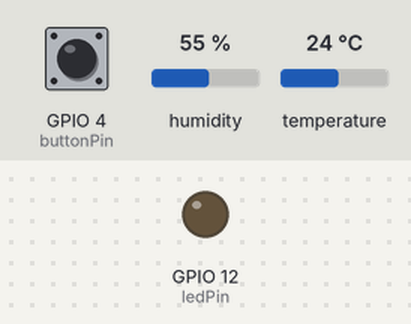
A sketch run on a simulated ESP8266 (NodeMCU). Parts: output pins drawn as LEDs (lit = HIGH). Inputs (shaded band) come from the test bench; at power-on: GPIO 4 (buttonPin) LOW, humidity 55 %, temperature 24 °C. WiFi joins after 1.5 s; servers stay silent unless stated; what the sketch prints to the serial monitor is not drawn.

Above: at 2.7 s.
2.8 s: GPIO 4 (buttonPin) pulled HIGH for 0.15 s
At 4.1 s:
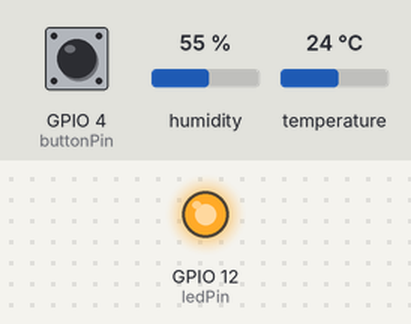
5.9 s: GPIO 4 (buttonPin) pulled HIGH for 1 s
At 6.4 s:
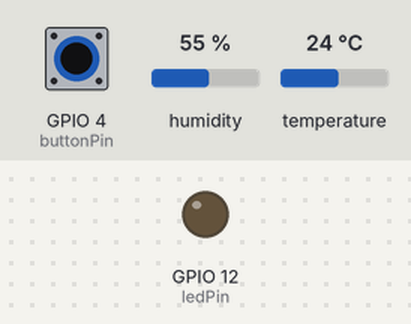
8.4 s: GPIO 4 (buttonPin) pulled HIGH for 3.2 s
At 9.5 s:
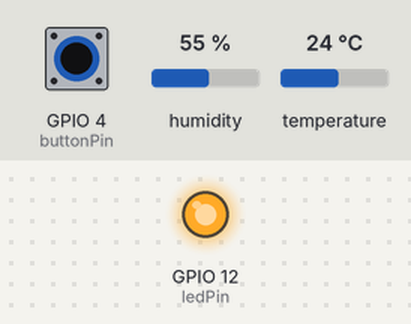
Timing chart, 0 to 11.4 s (numbered marks = the images above; inputs shaded):
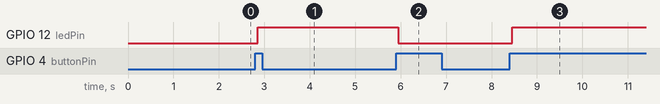

The sketch:

kode_prak_01.ino
```cpp
#include <ESP8266WiFi.h>
#include <ESPAsyncTCP.h>
#include <ESPAsyncWebServer.h>
#include <DHT.h>

const char* ssid = "samsung galaxy";
const char* password = "ailanadianti2";

// Konfigurasi Pin
const byte dhtPin = 2;        // D4 (GPIO 2)
const byte buttonPin = 4;     // D2 (GPIO 4)
const byte ledPin = 12;       // D6 (GPIO 12)

DHT dht(dhtPin, DHT22);

// Variabel Pelacak Status
bool ledState = false;
String currentTemp = "--";
String currentHum = "--";

int buttonState;
int lastButtonState = LOW;
unsigned long lastDebounceTime = 0;
const unsigned long debounceDelay = 50;
unsigned long lastTime = 0;

// Inisialisasi Web Server & WebSocket
AsyncWebServer server(80);
AsyncWebSocket ws("/ws");

// ---------------- HTML & JAVASCRIPT ----------------

const char index_html[] PROGMEM = R"rawliteral(
<!DOCTYPE html>
<html>
<head>
  <meta name="viewport" content="width=device-width, initial-scale=1">
  <title>Real-Time IoT Web</title>

  <style>
    body {
      font-family: Arial;
      text-align: center;
    }

    .card {
      background: #f0f0f0;
      margin: 20px auto;
      padding: 20px;
      max-width: 300px;
      border-radius: 10px;
    }

    button {
      padding: 15px 30px;
      font-size: 20px;
      border-radius: 5px;
      cursor: pointer;
      color: white;
    }

    .btn-on {
      background-color: #4CAF50;
    }

    .btn-off {
      background-color: #f44336;
    }
  </style>
</head>

<body>

  <h1>Smart Room</h1>

  <!-- Suhu -->
  <div class="card">
    <h2>Suhu: <span id="tempValue">--</span> Celcius</h2>
  </div>

  <!-- Kelembapan -->
  <div class="card">
    <h2>Kelembapan: <span id="humValue">--</span> %</h2>
  </div>

  <!-- LED -->
  <div class="card">
    <h2>LED: <span id="ledStatus">OFF</span></h2>

    <button id="toggleBtn"
            class="btn-off"
            onclick="toggleLed()">
      Turn ON
    </button>
  </div>

  <script>

    // Koneksi WebSocket
    var gateway = `ws://${window.location.hostname}/ws`;
    var websocket;

    // Saat halaman dibuka
    window.addEventListener('load', onLoad);

    function onLoad(event) {
      initWebSocket();
    }

    function initWebSocket() {

      websocket = new WebSocket(gateway);

      websocket.onopen = onOpen;
      websocket.onclose = onClose;
      websocket.onmessage = onMessage;
    }

    function onOpen(event) {
      console.log('WebSocket Terkoneksi');
    }

    function onClose(event) {
      setTimeout(initWebSocket, 2000);
    }

    // Tombol LED dari browser
    function toggleLed() {
      websocket.send('toggle');
    }

    // Menerima data dari ESP8266
    function onMessage(event) {

      var dataObj = JSON.parse(event.data);

      // Menampilkan suhu
      if(dataObj.suhu !== undefined) {

        document.getElementById('tempValue').innerHTML =
          dataObj.suhu;
      }

      // Menampilkan kelembapan
      if(dataObj.hum !== undefined) {

        document.getElementById('humValue').innerHTML =
          dataObj.hum;
      }

      // Menampilkan status LED
      if(dataObj.led !== undefined) {

        var btn =
          document.getElementById('toggleBtn');

        var status =
          document.getElementById('ledStatus');

        if(dataObj.led == "1") {

          status.innerHTML = "ON";
          btn.innerHTML = "Turn OFF";
          btn.className = "btn-on";

        } else {

          status.innerHTML = "OFF";
          btn.innerHTML = "Turn ON";
          btn.className = "btn-off";
        }
      }
    }

  </script>

</body>
</html>
)rawliteral";

// ---------------- WEBSOCKET ----------------

// Mengirim data ke browser
void notifyClients() {

  String jsonString =
    "{\"led\":\"" +
    String(ledState ? 1 : 0) +
    "\", ";

  jsonString +=
    "\"suhu\":\"" +
    currentTemp +
    "\", ";

  jsonString +=
    "\"hum\":\"" +
    currentHum +
    "\"}";

  ws.textAll(jsonString);
}

// Menerima perintah dari browser
void handleWebSocketMessage(
  void *arg,
  uint8_t *data,
  size_t len) {

  AwsFrameInfo *info =
    (AwsFrameInfo*)arg;

  if (
    info->final &&
    info->index == 0 &&
    info->len == len &&
    info->opcode == WS_TEXT
  ) {

    data[len] = 0;

    if (strcmp((char*)data, "toggle") == 0) {

      ledState = !ledState;

      notifyClients();
    }
  }
}

// Event WebSocket
void onEvent(
  AsyncWebSocket *server,
  AsyncWebSocketClient *client,
  AwsEventType type,
  void *arg,
  uint8_t *data,
  size_t len) {

  switch (type) {

    case WS_EVT_CONNECT:

      Serial.printf(
        "Client WebSocket #%u terhubung\n",
        client->id()
      );

      notifyClients();

      break;

    case WS_EVT_DISCONNECT:

      Serial.printf(
        "Client WebSocket #%u terputus\n",
        client->id()
      );

      break;

    case WS_EVT_DATA:

      handleWebSocketMessage(
        arg,
        data,
        len
      );

      break;
  }
}

// ---------------- SETUP ----------------

void setup() {

  Serial.begin(115200);

  // Tombol
  pinMode(buttonPin, INPUT);

  // LED
  pinMode(ledPin, OUTPUT);
  digitalWrite(ledPin, LOW);

  // DHT
  dht.begin();

  // WiFi
  WiFi.mode(WIFI_STA);

  WiFi.begin(
    ssid,
    password
  );

  Serial.print("Menghubungkan WiFi");

  while (WiFi.status() != WL_CONNECTED) {

    delay(500);

    Serial.print(".");
  }

  Serial.println();

  Serial.print("IP Address: ");
  Serial.println(WiFi.localIP());

  // Web Server
  server.on(
    "/",
    HTTP_GET,
    [](AsyncWebServerRequest *request) {

      request->send_P(
        200,
        "text/html",
        index_html
      );
    }
  );

  // WebSocket
  ws.onEvent(onEvent);

  server.addHandler(&ws);

  server.begin();

  Serial.println("Web Server aktif");
}

// ---------------- LOOP ----------------

void loop() {

  ws.cleanupClients();

  // 1. LED
  digitalWrite(
    ledPin,
    ledState ? HIGH : LOW
  );

  // 2. Tombol fisik
  int reading =
    digitalRead(buttonPin);

  if (reading != lastButtonState) {

    lastDebounceTime =
      millis();
  }

  if (
    (millis() - lastDebounceTime)
    > debounceDelay
  ) {

    if (reading != buttonState) {

      buttonState = reading;

      // Tombol ditekan
      if (buttonState == HIGH) {

        ledState = !ledState;

        notifyClients();
      }
    }
  }

  lastButtonState =
    reading;

  // 3. Baca DHT setiap 3 detik
  if (
    (millis() - lastTime)
    > 3000
  ) {

    // Baca suhu
    float t =
      dht.readTemperature();

    // Baca kelembapan
    float h =
      dht.readHumidity();

    // Simpan suhu
    if (!isnan(t)) {

      currentTemp =
        String(t);
    }

    // Simpan kelembapan
    if (!isnan(h)) {

      currentHum =
        String(h);
    }

    // Kirim suhu + kelembapan + LED
    notifyClients();

    lastTime =
      millis();
  }
}
```

Measured:
- after the input at 2.8 s, GPIO 12 (ledPin): LOW → HIGH after 0.05 s
- after the input at 5.9 s, GPIO 12 (ledPin): HIGH → LOW after 0.05 s
- after the input at 8.4 s, GPIO 12 (ledPin): LOW → HIGH after 0.05 s
